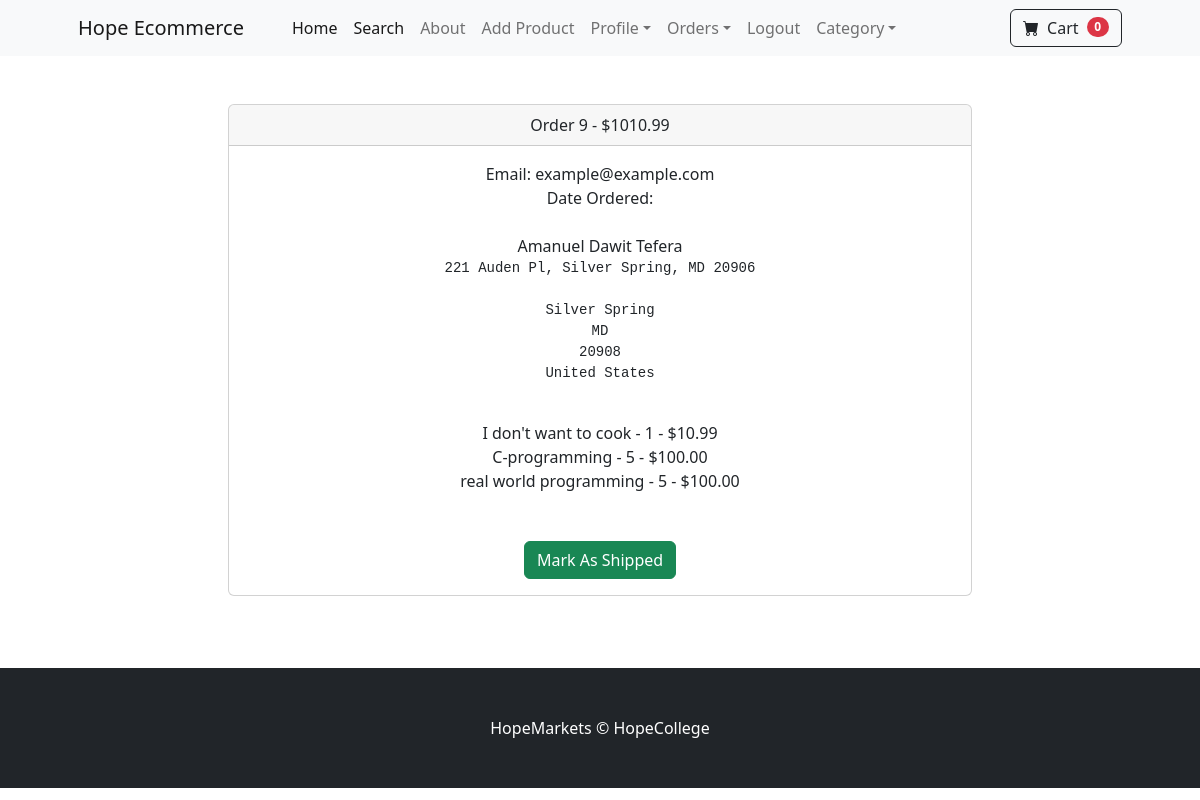
/payment/orders/9 (signed in), run on an earlier commit of the app's database.
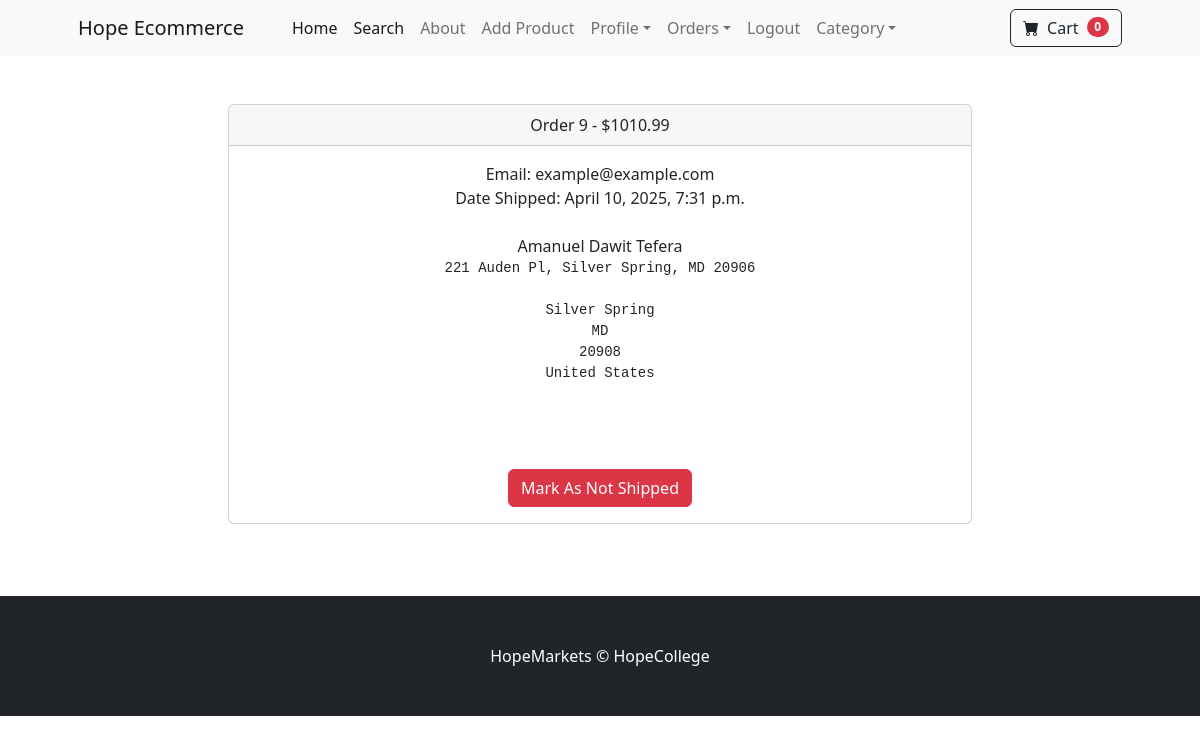
And on a later commit of the database.
### payment/models.py (models this page shows, shortened)
class OrderItem(models.Model):
	Order = models.ForeignKey(Order, on_delete= models.CASCADE, null=True)
	Product = models.ForeignKey(Product, on_delete= models.CASCADE, null=True)
	user = models.ForeignKey(User, on_delete= models.CASCADE, null=True, blank=True)
	quantity = models.PositiveBigIntegerField(default=1)
	price = models.DecimalField(max_digits=7, decimal_places=2 )

class Order(models.Model):
	user = models.ForeignKey(User, on_delete= models.CASCADE, null=True, blank=True)
	full_name = models.CharField(max_length=300)
	email = models.EmailField(max_length=300)
	shipping_address = models.TextField()
	amount_paid = models.DecimalField(max_digits=7, decimal_places=2)
	date_order = models.DateTimeField(auto_now_add=True)
	shipped = models.BooleanField(default=False)
	date_shipped = models.DateTimeField(blank=True, null=True)

### store/models.py (models this page shows)
class Product(models.Model):
    youStudentID = models.CharField(
        max_length=100,
        default="",
        blank=False
    )
    name = models.CharField(max_length=100)
    price = models.DecimalField(default=0, decimal_places=2, max_digits=7)
    category = models.ForeignKey(Category, on_delete=models.CASCADE, default=1)
    description = models.CharField(max_length=250, default='', blank=True, null=True)
    image = models.ImageField(upload_to='uploads/product/', blank=False, null=False)
    is_sale = models.BooleanField(default=False)
    sale_price = models.DecimalField(default=0, decimal_places=2, max_digits=7)
    def __str__(self):
        return self.name

### payment/views.py (the view, shortened to what this page needs)
# urls.py: path('orders/<int:pk>', views.orders, name='orders'),
def orders(request, pk):
    if request.user.is_authenticated and request.user.is_superuser:
        order = Order.objects.get(id=pk)
        items = OrderItem.objects.filter(Order=order)
        return render(request, 'payment/orders.html', {"order": order, "items": items})

### cart/cart.py (called while the page is built)
    def __len__(self):
    	return len(self.cart)

### cart/context_processors.py (called while the page is built)
def cart(request):
	return {'cart': Cart(request)}

### payment/templates/payment/orders.html (shortened to what this page needs)
{% extends 'base.html' %}
{% block content %}
        <div class="container">
        	<div class="row">
        		<center>
        			<div class="col-8">
        				<br/><br/>
<div class="card">
  <div class="card-header">
    Order {{ order.id}} - ${{order.amount_paid}}
  </div>
  <div class="card-body">
    Email: {{ order.email}}<br/>
    {% if order.date_shipped %}
      Date Shipped: {{ order.date_shipped}}
    {% else %}
     Date Ordered: {{ order.date_ordered}}
    {% endif %}
    <br/><br/>
    {{ order.full_name }}<br/>
    <pre>{{ order.shipping_address }}
    </pre>
    {% for item in items %}
      {{ item.Product }} - {{ item.quantity }} - ${{ item.price }}<br/>
    {% endfor %}
    <br/><br/>
    {% if not order.shipped %}
    <form method="POST">
      <button type="Submit" class="btn btn-success">Mark As Shipped</button>
    </form>
    {% else %}
    <form method="POST">
      <button type="Submit" class="btn btn-danger">Mark As Not Shipped</button>
    </form>
    {% endif %}
  </div>
</div>
<br/>
<br/><br/>
        			</div>
        		</center>
        	</div>
        </div>
{% endblock %}

What changed in the data, as far as the page shows it:
removed OrderItem: Product "I don't want to cook", quantity "1", price "10.99"
removed OrderItem: Product "C-programming", quantity "5", price "100.00"
removed OrderItem: Product "real world programming", quantity "5", price "100.00"
changed Order "example@example.com": date_shipped (not shown) → "April 10, 2025, 7:31 p.m."; shipped False → True (drawn)
Also different on the page:
text no longer shown: "Date Ordered: Mark As Shipped"
text now shown: "Date Shipped: Mark As Not Shipped"
